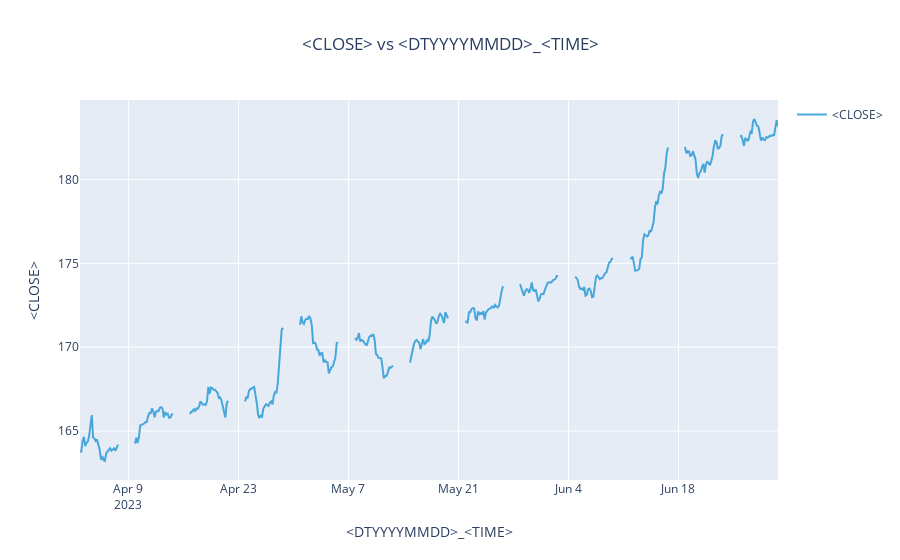
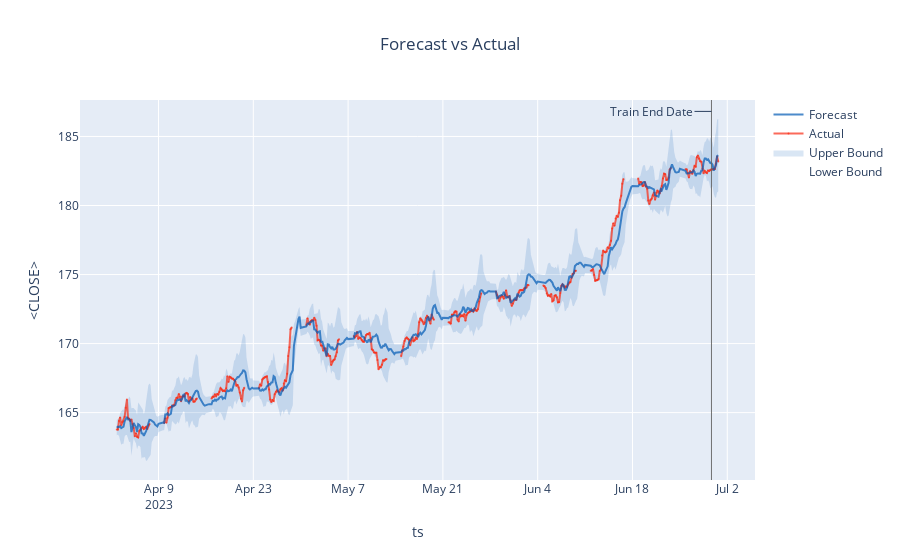
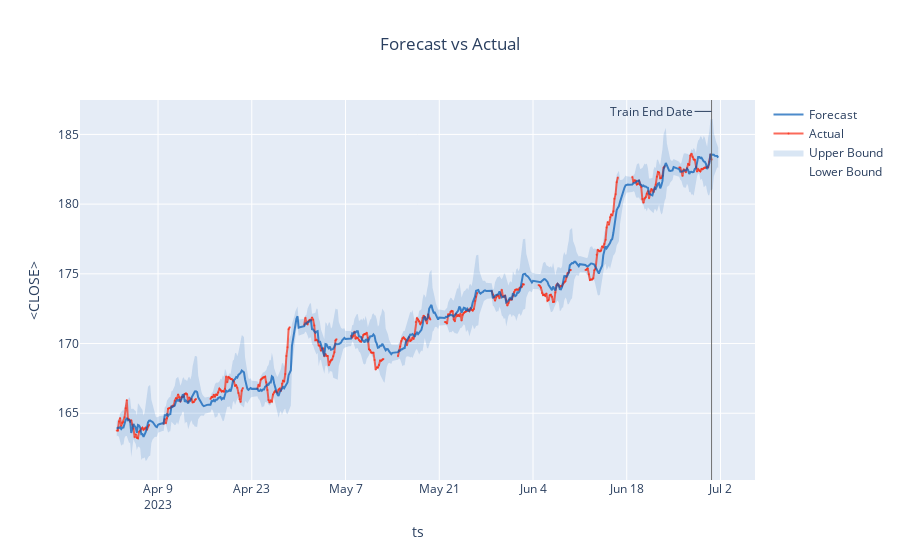
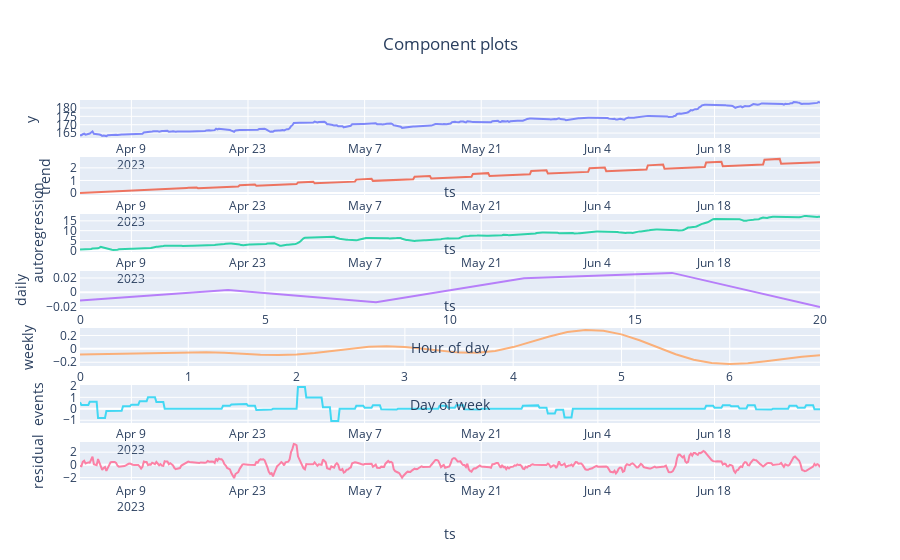

The cell these charts' notebook holds for them, in order:
### Code cell
# Loads dataset into pandas DataFrame
# dl = DataLoader()
# df = dl.load_peyton_manning()

# specify dataset information
metadata = MetadataParam(
 time_col="<DTYYYYMMDD>_<TIME>",  # name of the time column ("date" in example above)
 value_col="<CLOSE>",  # name of the value column ("sessions" in example above)
# value_col="RSI",
 freq="4H"  # "H" for hourly, "D" for daily, "W" for weekly, etc.
           # Any format accepted by `pandas.date_range`
)

# df = df.loc['2022':'2023'].resample('D').max().dropna()

#df = df[['<DTYYYYMMDD>_<TIME>','<HIGH>']]
#df= df.iloc[:-30]

df_diff = df['<CLOSE>'].diff()
df_up, df_down = df_diff.copy(), df_diff.copy()
df_up[df_up < 0] = 0
df_down[df_down > 0] = 0
df_down = df_down * -1
#df['sim14_up'] = df_up.rolling(window=14).mean()
sim14_up= df_up.rolling(window=14).mean()
sim14_down = df_down.rolling(window=14).mean()
df['RSI'] = sim14_up / (sim14_up + sim14_down) * 100
#df.dropna()


forecaster = Forecaster()  # Creates forecasts and stores the result
result = forecaster.run_forecast_config(  # result is also stored as `forecaster.forecast_result`.
df=df,
config=ForecastConfig(
model_template=ModelTemplateEnum.SILVERKITE.name,
#model_template=ModelTemplateEnum.PROPHET.name,
#model_components_param=ModelComponentsParam(seasonality=dict(seasonality_mode='multiplicative')),
forecast_horizon=6,  # forecasts 365 steps ahead
 coverage=0.95,         # 95% prediction intervals
 metadata_param=metadata
)
)

ts = result.timeseries
fig = ts.plot()
plotly.io.show(fig)

	

grid_search = result.grid_search

cv_results = summarize_grid_search_results(
     grid_search=grid_search,
     decimals=3,
     # The below saves space in the printed output. Remove to show all available metrics and columns.
     cv_report_metrics=None,
     column_order=["rank", "mean_test", "split_test", "mean_train", "split_train", "mean_fit_time", "mean_score_time", "params"])
 # Transposes to save space in the printed output
cv_results["params"] = cv_results["params"].astype(str)
cv_results.set_index("params", drop=True, inplace=True)
cv_results.transpose()

	

backtest = result.backtest
fig = backtest.plot()
plotly.io.show(fig)

	

backtest_eval = defaultdict(list)
for metric, value in backtest.train_evaluation.items():
     backtest_eval[metric].append(value)
     backtest_eval[metric].append(backtest.test_evaluation[metric])
metrics = pd.DataFrame(backtest_eval, index=["train", "test"]).T
metrics
	

forecast = result.forecast
fig = forecast.plot()
fig.update_yaxes(dtick=0.)
plotly.io.show(fig)


forecast.df.head().round(2)

fig = forecast.plot_components()
plotly.io.show(fig)     # fig.show() if you are using "PROPHET" template
	

summary = result.model[-1].summary()  # -1 retrieves the estimator from the pipeline
print(summary)

### Figure 1 — Plotly figure (JSON) as saved in the notebook; plotly's stock layout.template omitted (floating-point values rounded to 4 significant figures; data arrays with more than 128 entries replaced by an {"elided": "..."} marker saying what was removed)
{"data": [{"line": {"color": "rgb(32, 149, 212)"}, "mode": "lines", "name": "<CLOSE>", "opacity": 0.8, "type": "scatter", "x": {"elided": "534 str values"}, "y": {"elided": "534 float values"}}], "layout": {"autosize": true, "legend": {"traceorder": "reversed"}, "showlegend": true, "title": {"text": "<CLOSE> vs <DTYYYYMMDD>_<TIME>", "x": 0.5}, "xaxis": {"autorange": true, "range": ["2023-04-02 20:00", "2023-06-30 16:00"], "title": {"text": "<DTYYYYMMDD>_<TIME>"}, "type": "date"}, "yaxis": {"autorange": true, "range": [162.1, 184.8], "title": {"text": "<CLOSE>"}, "type": "linear"}}}

### Figure 2 — Plotly figure (JSON) as saved in the notebook; plotly's stock layout.template omitted (floating-point values rounded to 4 significant figures; data arrays with more than 128 entries replaced by an {"elided": "..."} marker saying what was removed)
{"data": [{"legendgroup": "interval", "line": {"color": "rgba(0, 90, 181, 0.5)", "width": 0}, "mode": "lines", "name": "Lower Bound", "type": "scatter", "x": {"elided": "534 str values"}, "y": {"elided": "534 float values"}}, {"fill": "tonexty", "fillcolor": "rgba(0, 90, 181, 0.15)", "legendgroup": "interval", "line": {"color": "rgba(0, 90, 181, 0.5)", "width": 0}, "mode": "lines", "name": "Upper Bound", "type": "scatter", "x": {"elided": "534 str values"}, "y": {"elided": "534 float values"}}, {"line": {"color": "rgba(250, 43, 20, 0.7)"}, "marker": {"color": "rgba(250, 43, 20, 0.7)", "size": 2}, "mode": "lines+markers", "name": "Actual", "opacity": 1, "type": "scatter", "x": {"elided": "534 str values"}, "y": {"elided": "534 float values"}}, {"line": {"color": "rgba(0, 90, 181, 0.7)", "dash": "solid"}, "name": "Forecast", "type": "scatter", "x": {"elided": "534 str values"}, "y": {"elided": "534 float values"}}], "layout": {"annotations": [{"arrowhead": 0, "ax": -60, "ay": 0, "showarrow": true, "text": "Train End Date", "x": "2023-06-29T16:00:00", "xref": "x", "y": 0.97, "yref": "paper"}], "autosize": true, "legend": {"traceorder": "reversed"}, "shapes": [{"line": {"color": "rgba(100, 100, 100, 0.9)", "width": 1}, "type": "line", "x0": "2023-06-29T16:00:00", "x1": "2023-06-29T16:00:00", "xref": "x", "y0": 0, "y1": 1, "yref": "paper"}], "showlegend": true, "title": {"text": "Forecast vs Actual", "x": 0.5}, "xaxis": {"autorange": true, "range": ["2023-03-28 12:52:53.3431", "2023-07-05 23:07:06.6569"], "title": {"text": "ts"}, "type": "date"}, "yaxis": {"autorange": true, "range": [160.1, 187.6], "title": {"text": "<CLOSE>"}, "type": "linear"}}}

### Figure 3 — Plotly figure (JSON) as saved in the notebook; plotly's stock layout.template omitted (floating-point values rounded to 4 significant figures; data arrays with more than 128 entries replaced by an {"elided": "..."} marker saying what was removed)
{"data": [{"legendgroup": "interval", "line": {"color": "rgba(0, 90, 181, 0.5)", "width": 0}, "mode": "lines", "name": "Lower Bound", "type": "scatter", "x": {"elided": "540 str values"}, "y": {"elided": "540 float values"}}, {"fill": "tonexty", "fillcolor": "rgba(0, 90, 181, 0.15)", "legendgroup": "interval", "line": {"color": "rgba(0, 90, 181, 0.5)", "width": 0}, "mode": "lines", "name": "Upper Bound", "type": "scatter", "x": {"elided": "540 str values"}, "y": {"elided": "540 float values"}}, {"line": {"color": "rgba(250, 43, 20, 0.7)"}, "marker": {"color": "rgba(250, 43, 20, 0.7)", "size": 2}, "mode": "lines+markers", "name": "Actual", "opacity": 1, "type": "scatter", "x": {"elided": "540 str values"}, "y": {"elided": "540 float values"}}, {"line": {"color": "rgba(0, 90, 181, 0.7)", "dash": "solid"}, "name": "Forecast", "type": "scatter", "x": {"elided": "540 str values"}, "y": {"elided": "540 float values"}}], "layout": {"annotations": [{"arrowhead": 0, "ax": -60, "ay": 0, "showarrow": true, "text": "Train End Date", "x": "2023-06-30T16:00:00", "xref": "x", "y": 0.97, "yref": "paper"}], "autosize": true, "legend": {"traceorder": "reversed"}, "shapes": [{"line": {"color": "rgba(100, 100, 100, 0.9)", "width": 1}, "type": "line", "x0": "2023-06-30T16:00:00", "x1": "2023-06-30T16:00:00", "xref": "x", "y0": 0, "y1": 1, "yref": "paper"}], "showlegend": true, "title": {"text": "Forecast vs Actual", "x": 0.5}, "xaxis": {"autorange": true, "range": ["2023-03-28 11:27:01.8235", "2023-07-07 00:32:58.1765"], "title": {"text": "ts"}, "type": "date"}, "yaxis": {"autorange": true, "dtick": 0, "range": [160.2, 187.5], "title": {"text": "<CLOSE>"}, "type": "linear"}}}

### Figure 4 — Plotly figure (JSON) as saved in the notebook; plotly's stock layout.template omitted (floating-point values rounded to 4 significant figures; data arrays with more than 128 entries replaced by an {"elided": "..."} marker saying what was removed)
{"data": [{"mode": "lines", "name": "y", "opacity": 0.8, "showlegend": false, "type": "scatter", "x": {"elided": "534 str values"}, "xaxis": "x", "y": {"elided": "534 float values"}, "yaxis": "y"}, {"mode": "lines", "name": "trend", "opacity": 0.8, "showlegend": false, "type": "scatter", "x": {"elided": "534 str values"}, "xaxis": "x2", "y": {"elided": "534 float values"}, "yaxis": "y2"}, {"mode": "lines", "name": "autoregression", "opacity": 0.8, "showlegend": false, "type": "scatter", "x": {"elided": "534 str values"}, "xaxis": "x3", "y": {"elided": "534 float values"}, "yaxis": "y3"}, {"mode": "lines", "name": "DAILY_SEASONALITY", "opacity": 0.8, "showlegend": false, "type": "scatter", "x": [0, 4, 8, 12, 16, 20], "xaxis": "x4", "y": [-0.01152, 0.003001, -0.01397, 0.01966, 0.02711, -0.02084], "yaxis": "y4"}, {"mode": "lines", "name": "WEEKLY_SEASONALITY", "opacity": 0.8, "showlegend": false, "type": "scatter", "x": [0, 0.1667, 0.3333, 0.5, 0.6667, 0.8333, 1, 1.167, 1.333, 1.5, 1.667, 1.833, 2, 2.167, 2.333, 2.5, 2.667, 2.833, 3, 3.167, 3.333, 3.5, 3.667, 3.833, 4, 4.167, 4.333, 4.5, 4.667, 4.833, 5, 5.167, 5.333, 5.5, 5.667, 5.833, 6, 6.167, 6.333, 6.5, 6.667, 6.833], "xaxis": "x5", "y": [-0.08445, -0.07836, -0.07375, -0.06736, -0.05877, -0.05041, -0.04613, -0.04905, -0.05957, -0.07456, -0.08797, -0.09295, -0.0845, -0.06179, -0.02913, 0.004956, 0.03035, 0.03891, 0.02764, 0.0005027, -0.03216, -0.05635, -0.05875, -0.03117, 0.02619, 0.1039, 0.1854, 0.2509, 0.283, 0.2717, 0.2166, 0.1275, 0.02189, -0.08048, -0.1621, -0.212, -0.2279, -0.2153, -0.1852, -0.1496, -0.1184, -0.09663], "yaxis": "y5"}, {"mode": "lines", "name": "events", "opacity": 0.8, "showlegend": false, "type": "scatter", "x": {"elided": "534 str values"}, "xaxis": "x6", "y": {"elided": "534 float values"}, "yaxis": "y6"}, {"mode": "lines", "name": "residual", "opacity": 0.8, "showlegend": false, "type": "scatter", "x": {"elided": "534 str values"}, "xaxis": "x7", "y": {"elided": "534 float values"}, "yaxis": "y7"}], "layout": {"autosize": true, "showlegend": true, "title": {"text": "Component plots", "x": 0.5}, "xaxis": {"anchor": "y", "autorange": true, "domain": [0, 1], "mirror": true, "range": ["2023-04-02 20:00", "2023-06-30 16:00"], "showline": true, "title": {"text": "ts"}, "type": "date"}, "xaxis2": {"anchor": "y2", "autorange": true, "domain": [0, 1], "mirror": true, "range": ["2023-04-02 20:00", "2023-06-30 16:00"], "showline": true, "title": {"text": "ts"}, "type": "date"}, "xaxis3": {"anchor": "y3", "autorange": true, "domain": [0, 1], "mirror": true, "range": ["2023-04-02 20:00", "2023-06-30 16:00"], "showline": true, "title": {"text": "ts"}, "type": "date"}, "xaxis4": {"anchor": "y4", "autorange": true, "domain": [0, 1], "mirror": true, "range": [0, 20], "showline": true, "title": {"text": "Hour of day"}, "type": "linear"}, "xaxis5": {"anchor": "y5", "autorange": true, "domain": [0, 1], "mirror": true, "range": [0, 6.833], "showline": true, "title": {"text": "Day of week"}, "type": "linear"}, "xaxis6": {"anchor": "y6", "autorange": true, "domain": [0, 1], "mirror": true, "range": ["2023-04-02 20:00", "2023-06-30 16:00"], "showline": true, "title": {"text": "ts"}, "type": "date"}, "xaxis7": {"anchor": "y7", "autorange": true, "domain": [0, 1], "mirror": true, "range": ["2023-04-02 20:00", "2023-06-30 16:00"], "showline": true, "title": {"text": "ts"}, "type": "date"}, "yaxis": {"anchor": "x", "autorange": true, "domain": [0.9, 1.0], "mirror": true, "range": [162.1, 184.8], "showline": true, "title": {"text": "y"}, "type": "linear"}, "yaxis2": {"anchor": "x2", "autorange": true, "domain": [0.75, 0.85], "mirror": true, "range": [-0.1505, 2.86], "showline": true, "title": {"text": "trend"}, "type": "linear"}, "yaxis3": {"anchor": "x3", "autorange": true, "domain": [0.6, 0.7], "mirror": true, "range": [-0.862, 18.49], "showline": true, "title": {"text": "autoregression"}, "type": "linear"}, "yaxis4": {"anchor": "x4", "autorange": true, "domain": [0.45, 0.55], "mirror": true, "range": [-0.02351, 0.02978], "showline": true, "title": {"text": "daily"}, "type": "linear"}, "yaxis5": {"anchor": "x5", "autorange": true, "domain": [0.3, 0.4], "mirror": true, "range": [-0.2562, 0.3114], "showline": true, "title": {"text": "weekly"}, "type": "linear"}, "yaxis6": {"anchor": "x6", "autorange": true, "domain": [0.15, 0.25], "mirror": true, "range": [-1.24, 2.076], "showline": true, "title": {"text": "events"}, "type": "linear"}, "yaxis7": {"anchor": "x7", "autorange": true, "domain": [0, 0.1], "mirror": true, "range": [-2.383, 3.601], "showline": true, "title": {"text": "residual"}, "type": "linear"}}}
